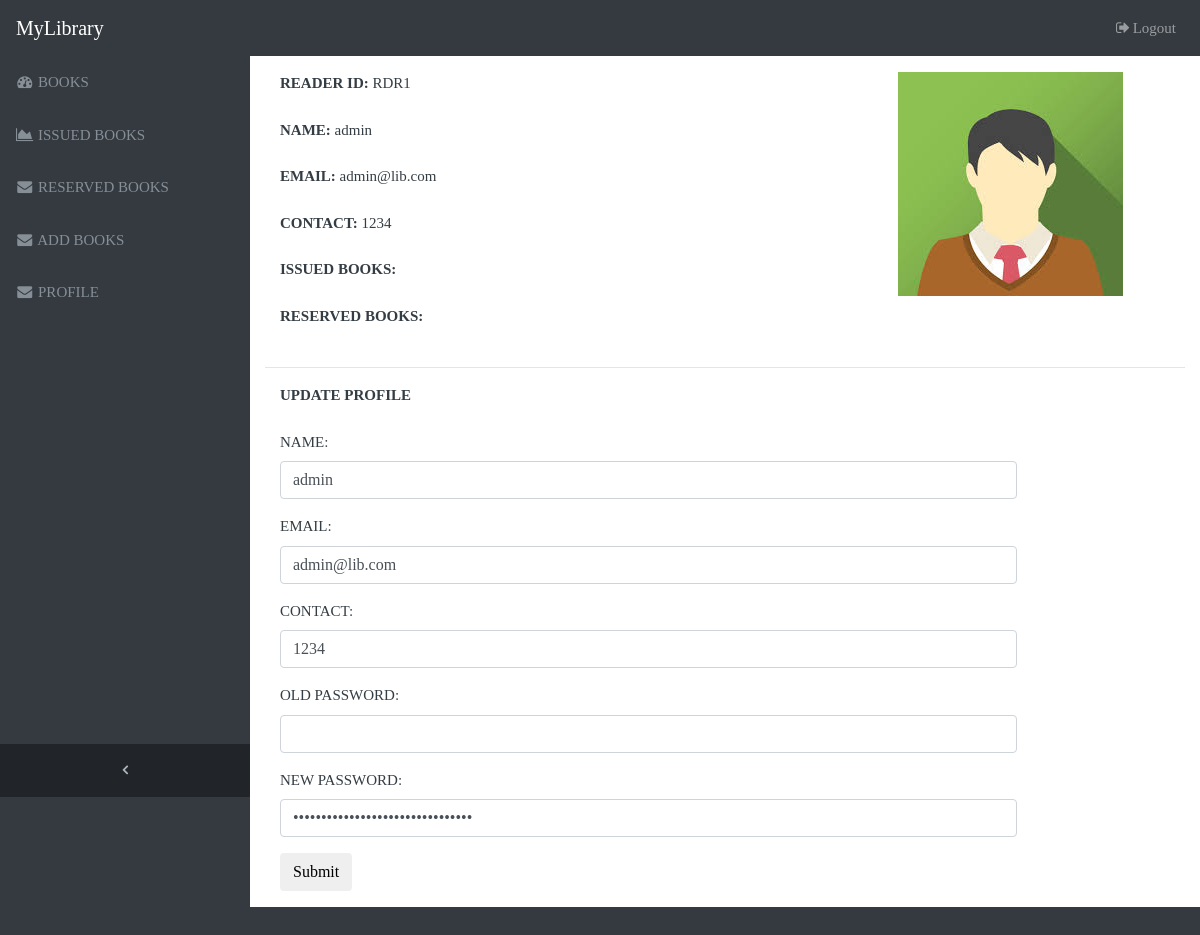
/profile.php (signed in), run on the app's committed database.
### tables this page shows
CREATE TABLE `reader` (
  `reader_id` varchar(15) NOT NULL,
  `name` varchar(50) NOT NULL,
  `email_id` varchar(50) NOT NULL,
  `contact_number` bigint(11) NOT NULL,
  `password` varchar(40) NOT NULL
);

### profile.php (the view, shortened to what this page needs)
<?php
require "connect.php";
$sql = 'SELECT * FROM reader WHERE reader_id = "'.$_SESSION['id'].'"';
$qry = mysqli_query($con, $sql);
$row = mysqli_fetch_array($qry);
$reader_id = $row['reader_id'];
$reader_name = $row['name'];
$reader_email = $row['email_id'];
$reader_contact = $row['contact_number'];
$reader_password = $row['password'];
?>
<!DOCTYPE html>
<html lang="en">
<head>
    <link href="dashboard/bootstrap/css/bootstrap.min.css" rel="stylesheet">
    <link href="dashboard/font-awesome/css/font-awesome.min.css" rel="stylesheet" type="text/css">
    <link href="dashboard/sb-admin.css" rel="stylesheet">
    <link rel="stylesheet" type="text/css" href="table.css">
</head>
<body class="fixed-nav sticky-footer bg-dark" id="page-top" style="font-family:Tahoma;">
  <?php
    require "nav.php";
  ?>
  <div class="content-wrapper">
    <div class="container-fluid">
        <div class="row">
            <div class="col-md-8">
                <form class="form-horizontal" action="add.php" method = "POST">
                <div class="form-group">
                    <label class="control-label col-sm-6"><b>READER ID: </b><?php echo $reader_id; ?></label>
                </div>
                <div class="form-group">
                    <label class="control-label col-sm-6"><b>NAME: </b><?php echo $reader_name; ?></label>
                </div>
                <div class="form-group">
                    <label class="control-label col-sm-6"><b>EMAIL: </b><?php echo $reader_email; ?></label>
                </div>
                <div class="form-group">
                    <label class="control-label col-sm-6"><b>CONTACT: </b><?php echo $reader_contact; ?></label>
                </div>
                <div class="form-group">
                    <label class="control-label col-sm-6"><b>ISSUED BOOKS: </b>
                    </label>
                </div>
                <div class="form-group">
                    <label class="control-label col-sm-6"><b>RESERVED BOOKS: </b>
                    </label>
                </div>
                </form>
            </div>
            <div class="col-md-4">
                <img src="dashboard/avatar.jpg">
            </div>
        </div>
        <hr>
        <div class="form-group">
                <label class="control-label col-sm-6"><b>UPDATE PROFILE</b></label>
        </div>
        <form class="form-horizontal" action="update.php" method = "POST">
            <div class="form-group">
                <label class="control-label col-sm-2" for="name">NAME:</label>
                <div class="col-sm-10">
                    <input type="text" class="form-control" id="name" name="name" value = "<?php echo $reader_name ?>">
                </div>
            </div>
            <div class="form-group">
                <label class="control-label col-sm-2" for="email">EMAIL:</label>
                <div class="col-sm-10">
                    <input type="text" class="form-control" id="email" name="email" value = "<?php echo $reader_email ?>">
                </div>
            </div>
            <div class="form-group">
                <label class="control-label col-sm-2" for="contact">CONTACT:</label>
                <div class="col-sm-10">
                    <input type="text" class="form-control" id="contact" name="contact" value = "<?php echo $reader_contact ?>">
                </div>
            </div>
            <div class="form-group">
                <label class="control-label col-sm-2" for="opassword">OLD PASSWORD:</label>
                <div class="col-sm-10">
                    <input type="password" class="form-control" id="opassword" name="opassword" value = "">
                </div>
            </div>
            <div class="form-group">
                <label class="control-label col-sm-2" for="password">NEW PASSWORD:</label>
                <div class="col-sm-10">
                    <input type="password" class="form-control" id="password" name="password" value = "<?php echo $reader_password ?>">
                </div>
            </div>
            <div class="form-group">
                <div class="col-sm-offset-2 col-sm-10">
                    <button type="submit" class="btn btn-default">Submit</button>
                </div>
            </div>
        </form>
    </div>
  </div>
</body>
</html>

### nav.php (shortened to what this page needs)
<nav class="navbar navbar-expand-lg navbar-dark bg-dark fixed-top" id="mainNav">
    <a class="navbar-brand" href="index.html">MyLibrary</a>
    <div class="collapse navbar-collapse" id="navbarResponsive">
      <ul class="navbar-nav navbar-sidenav" id="exampleAccordion">
        <li class="nav-item" data-toggle="tooltip" data-placement="right" title="Dashboard">
          <a class="nav-link" href="displaying_data.php">
            <i class="fa fa-fw fa-dashboard"></i>
            <span class="nav-link-text">BOOKS</span>
          </a>
        </li>
        <li class="nav-item" data-toggle="tooltip" data-placement="right" title="Charts">
          <a class="nav-link" href="log.php">
            <i class="fa fa-fw fa-area-chart"></i>
            <span class="nav-link-text">ISSUED BOOKS</span>
          </a>
        </li>
        <li class="nav-item" data-toggle="tooltip" data-placement="right" title="Tables">
          <a class="nav-link" href="reserved_books.php">
            <i class="fa fa-fw fa-envelope"></i>
            <span class="nav-link-text">RESERVED BOOKS</span>
          </a>
        </li>
        <li class="nav-item" data-toggle="tooltip" data-placement="right" title="Tables">
          <a class="nav-link" href="add_books.php">
            <i class="fa fa-fw fa-envelope"></i>
            <span class="nav-link-text">ADD BOOKS</span>
          </a>
        </li>
        <li class="nav-item" data-toggle="tooltip" data-placement="right" title="Tables">
          <a class="nav-link" href="profile.php">
            <i class="fa fa-fw fa-envelope"></i>
            <span class="nav-link-text">PROFILE</span>
          </a>
        </li>
      </ul>
      <ul class="navbar-nav sidenav-toggler">
        <li class="nav-item">
          <a class="nav-link text-center" id="sidenavToggler">
            <i class="fa fa-fw fa-angle-left"></i>
          </a>
        </li>
      </ul>
      <ul class="navbar-nav ml-auto">
        <li class="nav-item">
          <a class="nav-link" href = "logout.php">
            <i class="fa fa-fw fa-sign-out"></i>Logout</a>
        </li>
      </ul>
    </div>
  </nav>

### dashboard/sb-admin.css (style rules this page uses)
html { position: relative; min-height: 100%; }
body { overflow-x: hidden; }
body.sticky-footer { margin-bottom: 56px; }
body.sticky-footer .content-wrapper { min-height: calc(100vh - 56px - 56px); }
body.fixed-nav { padding-top: 56px; }
.content-wrapper { min-height: calc(100vh - 56px); padding-top: 1rem; }
#mainNav .navbar-collapse { overflow: auto; max-height: 75vh; }
#mainNav .navbar-collapse .navbar-nav .nav-item .nav-link { cursor: pointer; }
#mainNav .navbar-collapse .sidenav-toggler { display: none; }
@media (min-width: 992px) { #mainNav .navbar-brand { width: 250px; } }
@media (min-width: 992px) { #mainNav .navbar-collapse { overflow: visible; max-height: none; } }
@media (min-width: 992px) { #mainNav .navbar-collapse .navbar-sidenav { position: absolute; top: 0; left: 0; -webkit-flex-direction: column; -ms-flex-direction: column; flex-direction: column; margin-top: 56px; } }
@media (min-width: 992px) { #mainNav .navbar-collapse .navbar-sidenav > .nav-item { width: 250px; padding: 0; } }
@media (min-width: 992px) { #mainNav .navbar-collapse .navbar-sidenav > .nav-item > .nav-link { padding: 1em; } }
#mainNav.fixed-top .sidenav-toggler { display: none; }
@media (min-width: 992px) { #mainNav.fixed-top .navbar-sidenav { height: calc(100vh - 112px); } }
@media (min-width: 992px) { #mainNav.fixed-top .sidenav-toggler { position: absolute; top: 0; left: 0; display: flex; -webkit-flex-direction: column; -ms-flex-direction: column; flex-direction: column; margin-top: calc(100vh - 56px); } }
@media (min-width: 992px) { #mainNav.fixed-top .sidenav-toggler > .nav-item { width: 250px; padding: 0; } }
@media (min-width: 992px) { #mainNav.fixed-top .sidenav-toggler > .nav-item > .nav-link { padding: 1em; } }
#mainNav.fixed-top.navbar-dark .sidenav-toggler { background-color: #212529; }
#mainNav.fixed-top.navbar-dark .sidenav-toggler a i { color: #adb5bd; }
.content-wrapper { overflow-x: hidden; background: white; }
@media (min-width: 992px) { .content-wrapper { margin-left: 250px; } }
#sidenavToggler i { font-weight: 800; }
#mainNav.navbar-dark .navbar-collapse .navbar-sidenav > .nav-item > .nav-link { color: #868e96; }
@media (min-width: 992px) { #mainNav.navbar-dark .navbar-collapse .navbar-sidenav { background: #343a40; } }

### table.css (style rules this page uses)
body { font-size: 15px; color: #343d44; font-family: "segoe-ui", "open-sans", tahoma, arial; padding: 0; margin: 0; }

### data on the page
reader: reader_id "RDR1", name "admin", email "admin@lib.com", contact_number "1234", contact "1234"
